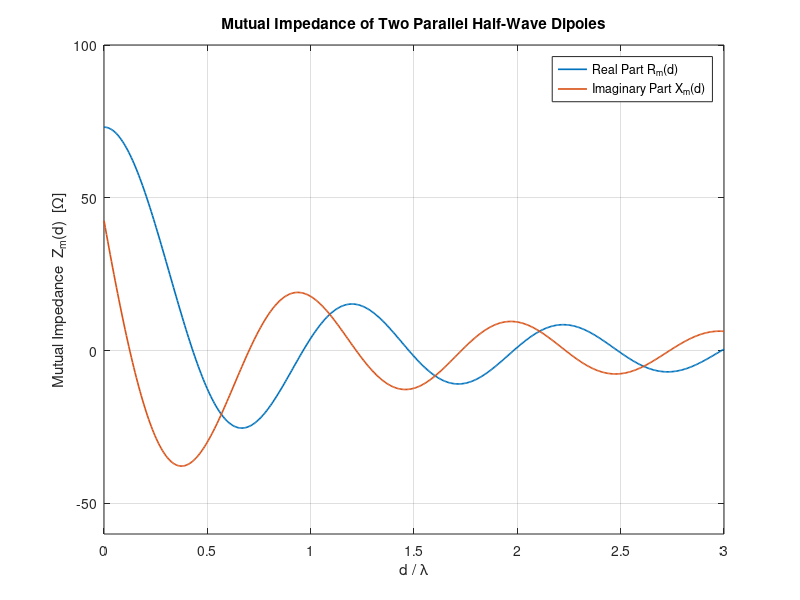

Write the MATLAB code that produced this figure.
clc; 
clear;
close all;   

% Parameters
c = 3e8;                       % Speed of light (m/s)
freq = 1e9;                    % Operating frequency (1 GHz)
lambda = c / freq;             % Wavelength (m)
eta = 120 * pi;                % Intrinsic impedance of free space (Ohms)
dipoleLength = lambda / 2;     % Half-wave dipole length (m)
k = 2 * pi / lambda;           % Wave number (rad/m)

% Distance Range Between Dipoles (0 to 3λ)
distNorm = linspace(1e-5, 3, 500);  % Normalized distance d/λ
distMeters = distNorm * lambda;    % Convert to meters

% Compute Auxiliary Phase Arguments u0, u1, u2
u0 = k .* distMeters;
u1 = k .* (sqrt(distMeters.^2 + dipoleLength^2) + dipoleLength);
u2 = k .* (sqrt(distMeters.^2 + dipoleLength^2) - dipoleLength);

% Compute Sine and Cosine Integral Functions Si(x), Ci(x)
Si_u0 = sinint(u0);
Si_u1 = sinint(u1);
Si_u2 = sinint(u2);

Ci_u0 = cosint(u0);
Ci_u1 = cosint(u1);
Ci_u2 = cosint(u2);

% Compute Mutual Impedance Zm = Rm + j Xm for λ/2 Dipoles
prefactor = eta / (4 * pi);   % Simplified factor for λ/2 dipoles

realZm =  prefactor .* (2*Ci_u0 - Ci_u1 - Ci_u2);      % Mutual resistance
imagZm = -prefactor .* (2*Si_u0 - Si_u1 - Si_u2);      % Mutual reactance

Zm = realZm + 1i * imagZm;

% Plot Mutual Impedance Components
figure;

plot(distNorm, realZm, 'LineWidth', 1.2, ...
     'DisplayName', 'Real Part R_{m}(d)');
hold on;

plot(distNorm, imagZm, 'LineWidth', 1.2, ...
     'DisplayName', 'Imaginary Part X_{m}(d)');

grid on;

title('Mutual Impedance of Two Parallel Half-Wave Dipoles');
xlabel('d / \lambda');
ylabel('Mutual Impedance  Z_{m}(d)  [Ω]');

legend('Location', 'NorthEast');

xlim([0 3]);
ylim([-60 100]);
